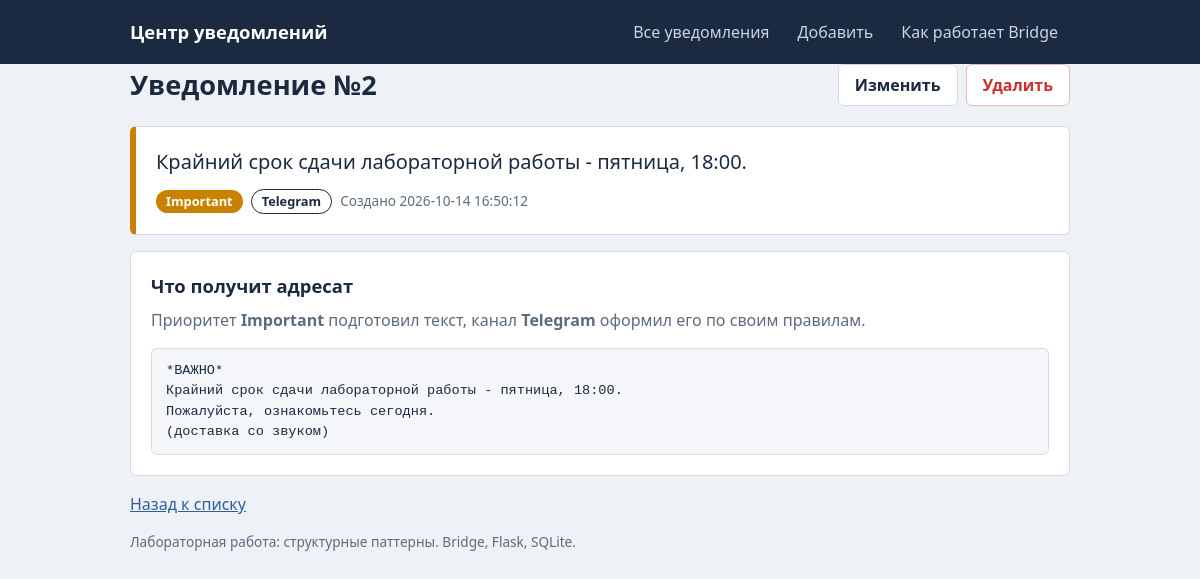
Page /notification/2 on the committed database.
### tables this page shows
CREATE TABLE notifications (
    id                INTEGER PRIMARY KEY AUTOINCREMENT,
    message           TEXT NOT NULL,
    notification_type TEXT NOT NULL CHECK (notification_type IN ('Email', 'SMS', 'Telegram')),
    priority          TEXT NOT NULL CHECK (priority IN ('Normal', 'Important', 'Emergency')),
    created_at        TEXT NOT NULL DEFAULT (datetime('now', 'localtime'))
);

### app.py (the view)
@app.route("/notification/<int:notification_id>")
def detail(notification_id):
    row = get_or_404(notification_id)
    delivery = create_notification(row["notification_type"], row["priority"]).send(row["message"])
    return render_template("detail.html", row=row, delivery=delivery)

### app.py (called while the page is built)
def get_or_404(notification_id):
    conn = get_db()
    row = conn.execute("SELECT * FROM notifications WHERE id = ?", (notification_id,)).fetchone()
    conn.close()
    if row is None:
        abort(404)
    return row

### db.py (called while the page is built)
def get_db():
    conn = sqlite3.connect(DB_PATH)
    conn.row_factory = sqlite3.Row
    return conn

### patterns/bridge.py (called while the page is built)
def create_notification(notification_type: str, priority: str) -> Notification:
    if notification_type not in CHANNELS:
        raise ValueError(f"Неизвестный тип уведомления: {notification_type}")
    if priority not in PRIORITIES:
        raise ValueError(f"Неизвестный приоритет: {priority}")
    channel = CHANNELS[notification_type]()
    return PRIORITIES[priority](channel)

    def deliver(self, title, body, urgent):
        sound = "со звуком" if urgent else "без звука"
        return f"*{title}*\n{body}\n(доставка {sound})"

    def send(self, message: str) -> dict:
        body = self.decorate(message)
        delivered = self.channel.deliver(self.title, body, self.urgent)
        return {
            "channel": self.channel.name,
            "priority": self.priority_name,
            "attempts": self.attempts,
            "payload": delivered,
        }

    def decorate(self, message):
        return f"{message}\nПожалуйста, ознакомьтесь сегодня."

### templates/detail.html (shortened to what this page needs)
{% extends "base.html" %}
{% block content %}
<div class="page-head">
  <h1>Уведомление №{{ row.id }}</h1>
  <div class="actions">
    <a class="btn" href="{{ url_for('edit', notification_id=row.id) }}">Изменить</a>
    <form method="post" action="{{ url_for('delete', notification_id=row.id) }}"
          onsubmit="return confirm('Удалить это уведомление?');">
      <button class="btn danger" type="submit">Удалить</button>
    </form>
  </div>
</div>
<section class="card p-{{ row.priority }} stripe">
  <p class="big">{{ row.message }}</p>
  <div class="meta">
    <span class="badge prio p-{{ row.priority }}">{{ row.priority }}</span>
    <span class="badge chan">{{ row.notification_type }}</span>
    <span class="date">Создано {{ row.created_at }}</span>
  </div>
</section>
<section class="card">
  <h2>Что получит адресат</h2>
  <p class="hint">
    Приоритет <b>{{ delivery.priority }}</b> подготовил текст, канал <b>{{ delivery.channel }}</b>
    оформил его по своим правилам.
  </p>
  <pre class="payload">{{ delivery.payload }}</pre>
</section>
<p><a href="{{ url_for('index') }}">Назад к списку</a></p>
{% endblock %}

### static/style.css (style rules this page uses)
:root { --ink: #1b2a41; --muted: #5d6b7e; --paper: #eef1f5; --card: #ffffff; --line: #d5dbe4; --accent: #2f5d9e; --normal: #4a6fa5; --important: #c98200; --emergency: #c8312e; --radius: 6px; font-family: "Segoe UI", "Helvetica Neue", Arial, sans-serif; }
* { box-sizing: border-box; }
body { margin: 0; background: var(--paper); color: var(--ink); line-height: 1.5; font-size: 16px; }
h1 { font-size: 1.7rem; line-height: 1.2; margin: 0; }
h2 { font-size: 1.15rem; margin: 0 0 8px; }
a { color: var(--accent); }
.page-head { display: flex; align-items: center; justify-content: space-between; flex-wrap: wrap; gap: 12px; margin-bottom: 20px; }
.btn { display: inline-block; font: inherit; font-weight: 600; padding: 8px 16px; border: 1px solid var(--line); border-radius: var(--radius); background: var(--card); color: var(--ink); text-decoration: none; cursor: pointer; }
.btn.danger { color: var(--emergency); border-color: #e7b9b8; }
.actions { display: flex; gap: 8px; align-items: center; flex-wrap: wrap; }
.actions form { margin: 0; }
.meta { display: flex; flex-wrap: wrap; align-items: center; gap: 8px; }
.date { color: var(--muted); font-size: .85rem; }
.badge { display: inline-block; font-size: .8rem; font-weight: 600; padding: 2px 10px; border-radius: 999px; }
.badge.prio { color: #fff; background: var(--normal); }
.badge.prio.p-Important { background: var(--important); }
.badge.chan { border: 1px solid var(--ink); color: var(--ink); }
.card { background: var(--card); border: 1px solid var(--line); border-radius: var(--radius); padding: 20px; margin-bottom: 16px; }
.card.stripe { border-left: 6px solid var(--normal); }
.card.stripe.p-Important { border-left-color: var(--important); }
.big { font-size: 1.25rem; margin: 0 0 12px; overflow-wrap: anywhere; }
.hint { color: var(--muted); margin-top: 0; }
.payload { margin: 0; padding: 12px 14px; background: #f4f6f9; border: 1px solid var(--line); border-radius: var(--radius); font-family: Consolas, "Courier New", monospace; font-size: .85rem; white-space: pre-wrap; overflow-wrap: anywhere; }

### rows in the picture
notifications: id "2", message "Крайний срок сдачи лабораторной работы - пятница, 18:00.", priority "Important", notification_type "Telegram", created_at "2026-10-14 16:50:12", channel "Telegram"

### other values in the picture
{{ delivery.payload }} "*ВАЖНО* Крайний срок сдачи лабораторной работы - пятница, 18:00. Пожалуйста, ознакомьтесь сегодня. (доставка со звуком)"
